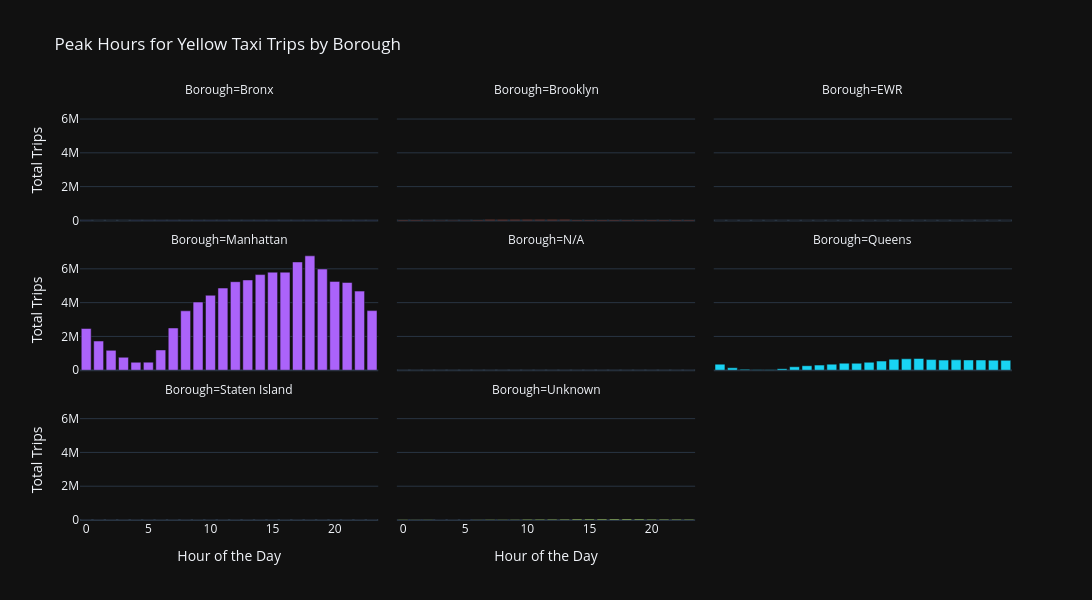

Notebook source saved alongside this figure:
### Code cell
# Create a facet bar chart
fig_facet = px.bar(
    borough_hourly_demand,
    x="pickup_hour",
    y="total_trips",
    color="Borough",
    facet_col="Borough",
    facet_col_wrap=3,  # Arrange in rows of 3
    title="Peak Hours for Yellow Taxi Trips by Borough",
    labels={"pickup_hour": "Hour of the Day", "total_trips": "Total Trips"},
    template="plotly_dark"
)

fig_facet.update_layout(
    showlegend=False,
    height=600,
    width=1200
)

fig_facet.show("png")

### Figure 1 — Plotly figure (JSON) as saved in the notebook; plotly's stock layout.template omitted (floating-point values rounded to 4 significant figures)
{"data": [{"hovertemplate": "Borough=Bronx<br>Hour of the Day=%{x}<br>Total Trips=%{y}<extra></extra>", "legendgroup": "Bronx", "marker": {"color": "#636efa", "pattern": {"shape": ""}}, "name": "Bronx", "orientation": "v", "showlegend": true, "textposition": "auto", "type": "bar", "x": [0, 1, 2, 3, 4, 5, 6, 7, 8, 9, 10, 11, 12, 13, 14, 15, 16, 17, 18, 19, 20, 21, 22, 23], "xaxis": "x7", "y": [1511, 1019, 768, 747, 2726, 6021, 10271, 10432, 12114, 13077, 12085, 11917, 10974, 9509, 8198, 6516, 6162, 5074, 4085, 2882, 2329, 2309, 2047, 1658], "yaxis": "y7"}, {"hovertemplate": "Borough=Brooklyn<br>Hour of the Day=%{x}<br>Total Trips=%{y}<extra></extra>", "legendgroup": "Brooklyn", "marker": {"color": "#EF553B", "pattern": {"shape": ""}}, "name": "Brooklyn", "orientation": "v", "showlegend": true, "textposition": "auto", "type": "bar", "x": [0, 1, 2, 3, 4, 5, 6, 7, 8, 9, 10, 11, 12, 13, 14, 15, 16, 17, 18, 19, 20, 21, 22, 23], "xaxis": "x8", "y": [23082, 16631, 11799, 9364, 10925, 12619, 25759, 35772, 41176, 40105, 37013, 37281, 37740, 33864, 31029, 28710, 27167, 28839, 27525, 24274, 20312, 21839, 27591, 27506], "yaxis": "y8"}, {"hovertemplate": "Borough=EWR<br>Hour of the Day=%{x}<br>Total Trips=%{y}<extra></extra>", "legendgroup": "EWR", "marker": {"color": "#00cc96", "pattern": {"shape": ""}}, "name": "EWR", "orientation": "v", "showlegend": true, "textposition": "auto", "type": "bar", "x": [0, 1, 2, 3, 4, 5, 6, 7, 8, 9, 10, 11, 12, 13, 14, 15, 16, 17, 18, 19, 20, 21, 22, 23], "xaxis": "x9", "y": [18, 11, 18, 24, 57, 133, 198, 142, 136, 122, 126, 162, 230, 296, 436, 475, 504, 433, 407, 270, 137, 62, 34, 32], "yaxis": "y9"}, {"hovertemplate": "Borough=Manhattan<br>Hour of the Day=%{x}<br>Total Trips=%{y}<extra></extra>", "legendgroup": "Manhattan", "marker": {"color": "#ab63fa", "pattern": {"shape": ""}}, "name": "Manhattan", "orientation": "v", "showlegend": true, "textposition": "auto", "type": "bar", "x": [0, 1, 2, 3, 4, 5, 6, 7, 8, 9, 10, 11, 12, 13, 14, 15, 16, 17, 18, 19, 20, 21, 22, 23], "xaxis": "x4", "y": [2467032, 1726159, 1174982, 764273, 469263, 476344, 1199465, 2499297, 3514966, 4033677, 4435614, 4861588, 5238917, 5342040, 5659818, 5802274, 5802754, 6408728, 6770923, 5989185, 5257737, 5193110, 4681684, 3526814], "yaxis": "y4"}, {"hovertemplate": "Borough=N/A<br>Hour of the Day=%{x}<br>Total Trips=%{y}<extra></extra>", "legendgroup": "N/A", "marker": {"color": "#FFA15A", "pattern": {"shape": ""}}, "name": "N/A", "orientation": "v", "showlegend": true, "textposition": "auto", "type": "bar", "x": [0, 1, 2, 3, 4, 5, 6, 7, 8, 9, 10, 11, 12, 13, 14, 15, 16, 17, 18, 19, 20, 21, 22, 23], "xaxis": "x5", "y": [1029, 824, 681, 522, 460, 386, 420, 496, 588, 684, 827, 954, 942, 996, 1202, 1320, 1287, 1360, 1261, 1112, 960, 908, 966, 1080], "yaxis": "y5"}, {"hovertemplate": "Borough=Queens<br>Hour of the Day=%{x}<br>Total Trips=%{y}<extra></extra>", "legendgroup": "Queens", "marker": {"color": "#19d3f3", "pattern": {"shape": ""}}, "name": "Queens", "orientation": "v", "showlegend": true, "textposition": "auto", "type": "bar", "x": [0, 1, 2, 3, 4, 5, 6, 7, 8, 9, 10, 11, 12, 13, 14, 15, 16, 17, 18, 19, 20, 21, 22, 23], "xaxis": "x6", "y": [357330, 142980, 52777, 28562, 30843, 92416, 202165, 264320, 301279, 356994, 415755, 409741, 470136, 539043, 647645, 674890, 691617, 628164, 598118, 614198, 605256, 602487, 595381, 583165], "yaxis": "y6"}, {"hovertemplate": "Borough=Staten Island<br>Hour of the Day=%{x}<br>Total Trips=%{y}<extra></extra>", "legendgroup": "Staten Island", "marker": {"color": "#FF6692", "pattern": {"shape": ""}}, "name": "Staten Island", "orientation": "v", "showlegend": true, "textposition": "auto", "type": "bar", "x": [0, 1, 2, 3, 4, 5, 6, 7, 8, 9, 10, 11, 12, 13, 14, 15, 16, 17, 18, 19, 20, 21, 22, 23], "xaxis": "x", "y": [78, 95, 62, 59, 57, 254, 340, 132, 199, 467, 243, 177, 186, 254, 269, 261, 452, 231, 115, 137, 160, 89, 103, 78], "yaxis": "y"}, {"hovertemplate": "Borough=Unknown<br>Hour of the Day=%{x}<br>Total Trips=%{y}<extra></extra>", "legendgroup": "Unknown", "marker": {"color": "#B6E880", "pattern": {"shape": ""}}, "name": "Unknown", "orientation": "v", "showlegend": true, "textposition": "auto", "type": "bar", "x": [0, 1, 2, 3, 4, 5, 6, 7, 8, 9, 10, 11, 12, 13, 14, 15, 16, 17, 18, 19, 20, 21, 22, 23], "xaxis": "x2", "y": [25863, 14200, 8891, 5885, 4112, 4730, 11512, 22435, 30427, 36131, 40443, 42976, 46658, 48339, 52832, 53079, 52546, 56565, 58371, 53027, 48137, 48849, 45545, 38709], "yaxis": "y2"}], "layout": {"annotations": [{"font": {}, "showarrow": false, "text": "Borough=Staten Island", "x": 0.16, "xanchor": "center", "xref": "paper", "y": 0.2867, "yanchor": "bottom", "yref": "paper"}, {"font": {}, "showarrow": false, "text": "Borough=Unknown", "x": 0.5, "xanchor": "center", "xref": "paper", "y": 0.2867, "yanchor": "bottom", "yref": "paper"}, {"font": {}, "showarrow": false, "text": "Borough=Manhattan", "x": 0.16, "xanchor": "center", "xref": "paper", "y": 0.6433, "yanchor": "bottom", "yref": "paper"}, {"font": {}, "showarrow": false, "text": "Borough=N/A", "x": 0.5, "xanchor": "center", "xref": "paper", "y": 0.6433, "yanchor": "bottom", "yref": "paper"}, {"font": {}, "showarrow": false, "text": "Borough=Queens", "x": 0.84, "xanchor": "center", "xref": "paper", "y": 0.6433, "yanchor": "bottom", "yref": "paper"}, {"font": {}, "showarrow": false, "text": "Borough=Bronx", "x": 0.16, "xanchor": "center", "xref": "paper", "y": 1.0, "yanchor": "bottom", "yref": "paper"}, {"font": {}, "showarrow": false, "text": "Borough=Brooklyn", "x": 0.5, "xanchor": "center", "xref": "paper", "y": 1.0, "yanchor": "bottom", "yref": "paper"}, {"font": {}, "showarrow": false, "text": "Borough=EWR", "x": 0.84, "xanchor": "center", "xref": "paper", "y": 1.0, "yanchor": "bottom", "yref": "paper"}], "barmode": "relative", "height": 600, "legend": {"title": {"text": "Borough"}, "tracegroupgap": 0}, "showlegend": false, "title": {"text": "Peak Hours for Yellow Taxi Trips by Borough"}, "width": 1200, "xaxis": {"anchor": "y", "domain": [0, 0.32], "title": {"text": "Hour of the Day"}}, "xaxis2": {"anchor": "y2", "domain": [0.34, 0.66], "matches": "x", "title": {"text": "Hour of the Day"}}, "xaxis3": {"anchor": "y3", "domain": [0.68, 1.0], "matches": "x", "title": {"text": "Hour of the Day"}}, "xaxis4": {"anchor": "y4", "domain": [0, 0.32], "matches": "x", "showticklabels": false}, "xaxis5": {"anchor": "y5", "domain": [0.34, 0.66], "matches": "x", "showticklabels": false}, "xaxis6": {"anchor": "y6", "domain": [0.68, 1.0], "matches": "x", "showticklabels": false}, "xaxis7": {"anchor": "y7", "domain": [0, 0.32], "matches": "x", "showticklabels": false}, "xaxis8": {"anchor": "y8", "domain": [0.34, 0.66], "matches": "x", "showticklabels": false}, "xaxis9": {"anchor": "y9", "domain": [0.68, 1.0], "matches": "x", "showticklabels": false}, "yaxis": {"anchor": "x", "domain": [0, 0.2867], "title": {"text": "Total Trips"}}, "yaxis2": {"anchor": "x2", "domain": [0, 0.2867], "matches": "y", "showticklabels": false}, "yaxis3": {"anchor": "x3", "domain": [0, 0.2867], "matches": "y", "showticklabels": false}, "yaxis4": {"anchor": "x4", "domain": [0.3567, 0.6433], "matches": "y", "title": {"text": "Total Trips"}}, "yaxis5": {"anchor": "x5", "domain": [0.3567, 0.6433], "matches": "y", "showticklabels": false}, "yaxis6": {"anchor": "x6", "domain": [0.3567, 0.6433], "matches": "y", "showticklabels": false}, "yaxis7": {"anchor": "x7", "domain": [0.7133, 1.0], "matches": "y", "title": {"text": "Total Trips"}}, "yaxis8": {"anchor": "x8", "domain": [0.7133, 1.0], "matches": "y", "showticklabels": false}, "yaxis9": {"anchor": "x9", "domain": [0.7133, 1.0], "matches": "y", "showticklabels": false}}}
